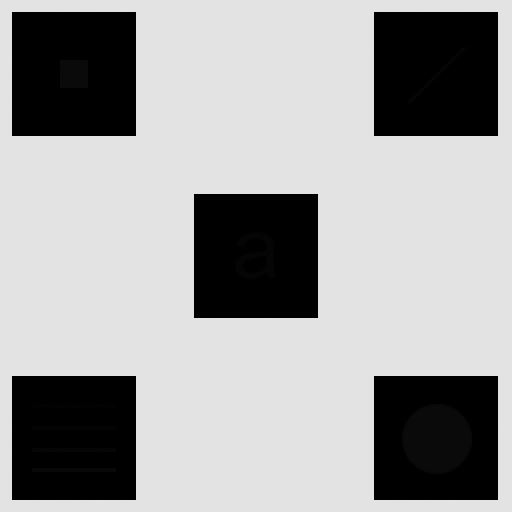
#> input picture PhepToanMienKhongGian/LocSacNet/test2.tif, 512 x 512 px, found by its file name
$ python loc-laplacian.py
#> lines starting #> are read from the running program, lines starting #| are printed output that depends on the picture
#> further down, image is the input picture: shape (512, 512); min 0, max 228, mean 160.7
import cv2     # Thư viện OpenCV
import numpy as np   # Thư viện numy để làm việc dữ liệu kiểu mảng
import matplotlib.pyplot as plt # import thư viện matplotlib để vẽ ảnh

# Định nghĩa hàm Tich_chap() để lọc Trung bình, Trung bình có trọng số và lọc Gaussian
def Tich_chap(img,mask):
    m, n = img.shape
#> m = 512; n = 512
    img_new = np.zeros([m, n])
    for i in range(1, m-1):
        for j in range(1, n-1):
            temp   =  img[i-1, j-1]    * mask[0, 0]\
                   +  img[i, j-1]      * mask[0, 1]\
                   +  img[i+1, j - 1]  * mask[0, 2]\
                   +  img[i-1, j]      * mask[1, 0]\
                   +  img[i, j]        * mask[1, 1]\
                   +  img[i+1, j]      * mask[1, 2]\
                   +  img[i - 1, j+1]  * mask[2, 0]\
                   +  img[i, j + 1]    * mask[2, 1]\
                   +  img[i + 1, j + 1]* mask[2, 2]
            img_new[i, j]= temp
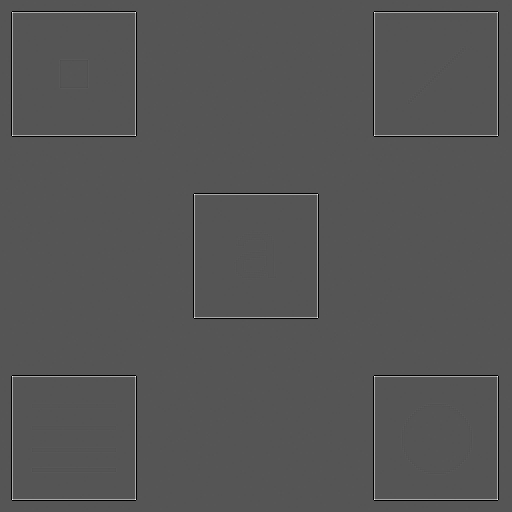
#> img_new: shape (512, 512) float64; min -229, max 455, mean 0; drawn with min black and max white
    img_new = img_new.astype(np.uint8)
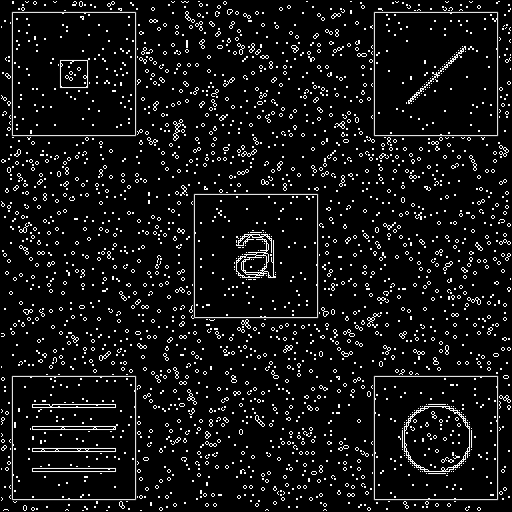
#> img_new: shape (512, 512); min 0, max 255, mean 19.1
    return img_new

# Định nghĩa bộ lọc Laplacian chuẩn
locLaplacian_chuan = np.array(([0, 1, 0],
                               [1, -4, 1],
                               [0, 1, 0]), dtype="float")


locLaplacian_Cai_Thien = np.array(([-1, -1, -1],
                                    [-1, 5, -1],
                                    [-1, -1, -1]), dtype="float")

fig = plt.figure(figsize=(16, 9)) # Tạo vùng vẽ tỷ lệ 16:9
(ax1, ax2, ax3), (ax4, ax5, ax6) = fig.subplots(2, 3) # Tạo 6 vùng vẽ con

# Đọc và hiển thị ảnh gốc
image = cv2.imread('PhepToanMienKhongGian/LocSacNet/test2.tif', 0)
ax1.imshow(image, cmap='gray')
ax1.set_title("Ảnh gốc")

# Lọc Laplacian chuẩn và hiển thị ảnh
img_loc_Laplacian_chuan = Tich_chap(image, locLaplacian_chuan) #Gọi hàm tích chập
ax2.imshow(img_loc_Laplacian_chuan, cmap='gray')
ax2.set_title("Ảnh lọc Laplace chuẩn")

# Tạo ảnh cải thiện từ lọc Laplacian chuẩn và hiển thị ảnh
img_cai_thien_locLaplacian_chuan = image - img_loc_Laplacian_chuan
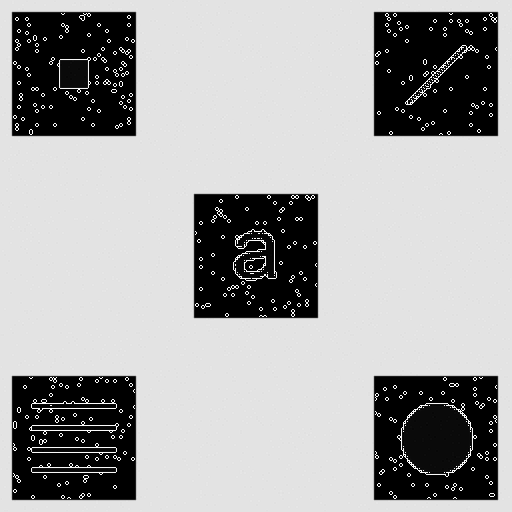
#> img_cai_thien_locLaplacian_chuan: shape (512, 512); min 0, max 255, mean 165.6
ax3.imshow(img_cai_thien_locLaplacian_chuan, cmap='gray')
ax3.set_title("Ảnh Cải thiện từ Laplace chuẩn")

#Không hiển thị trục tọa độ tại vùng ax4
ax4.axis('off')
ax5.axis('off')
ax6.axis('off')


# Hiển thị vùng vẽ
plt.show()
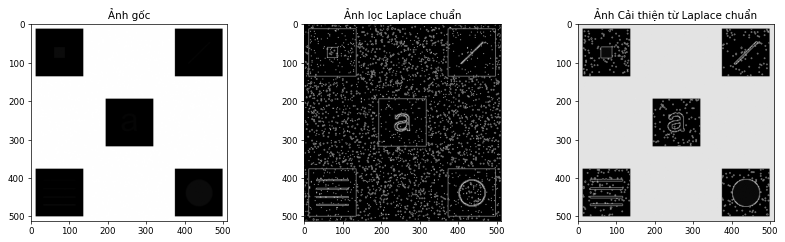
#> figure drawn by matplotlib, 3 panels

$ run again, with PhepToanMienKhongGian/LocSacNet/test1.tif copied over PhepToanMienKhongGian/LocSacNet/test2.tif
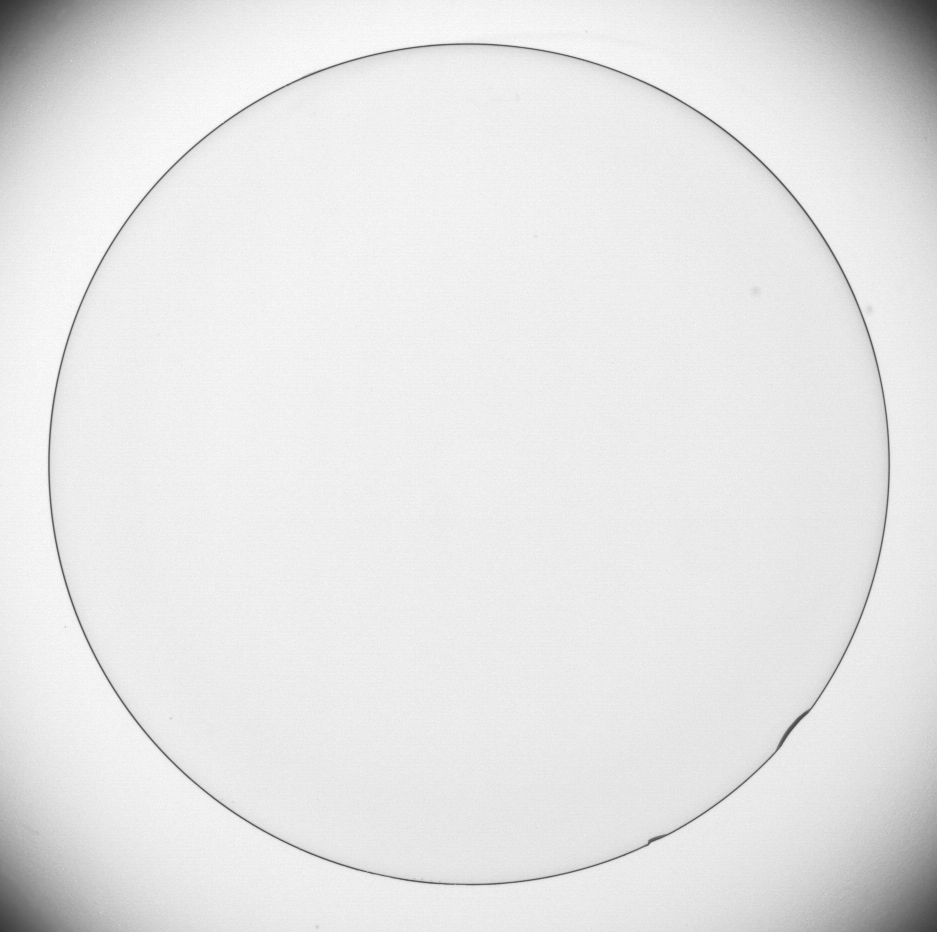
#> input picture PhepToanMienKhongGian/LocSacNet/test1.tif, 937 x 932 px, found by its file name
#> image is the input picture: shape (932, 937); min 50, max 255, mean 229.7
#> after the loop in Tich_chap, `for i in range(1, m-1):`:
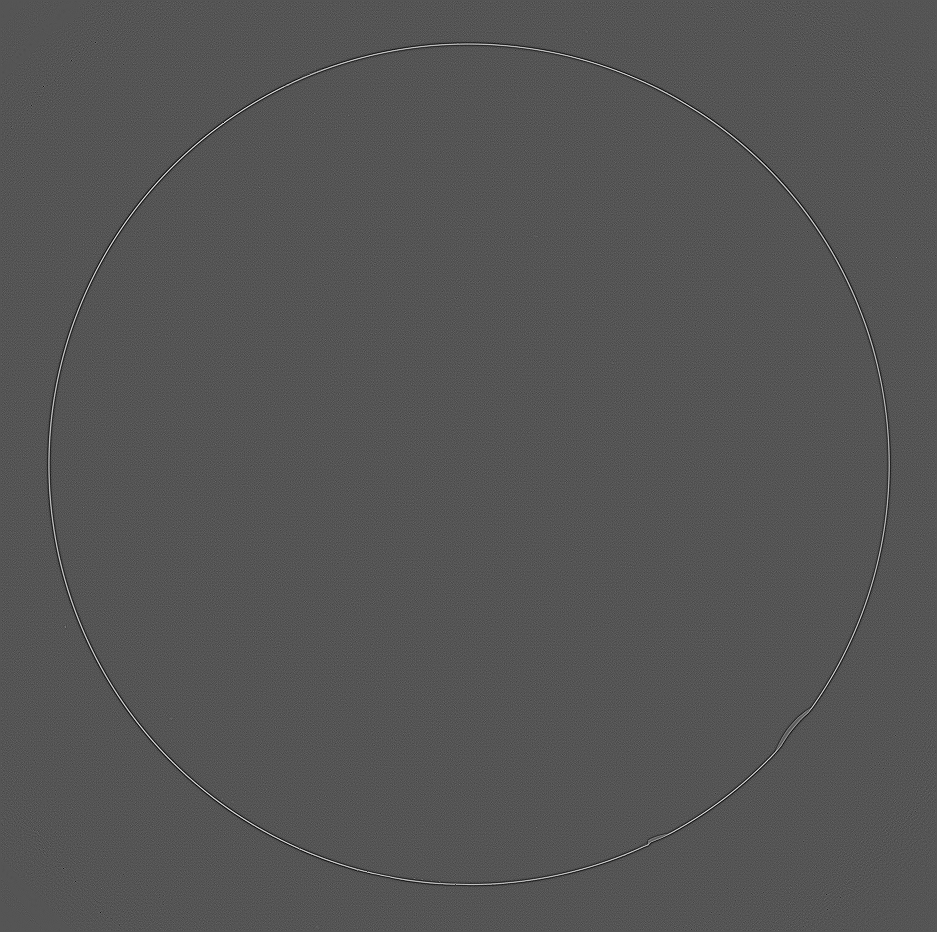
#> img_new: shape (932, 937) float64; min -146, max 292, mean 0; drawn with min black and max white
#> `plt.show()`:
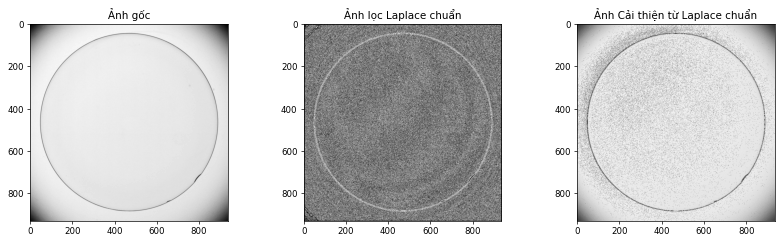
#> figure drawn by matplotlib, 3 panels
